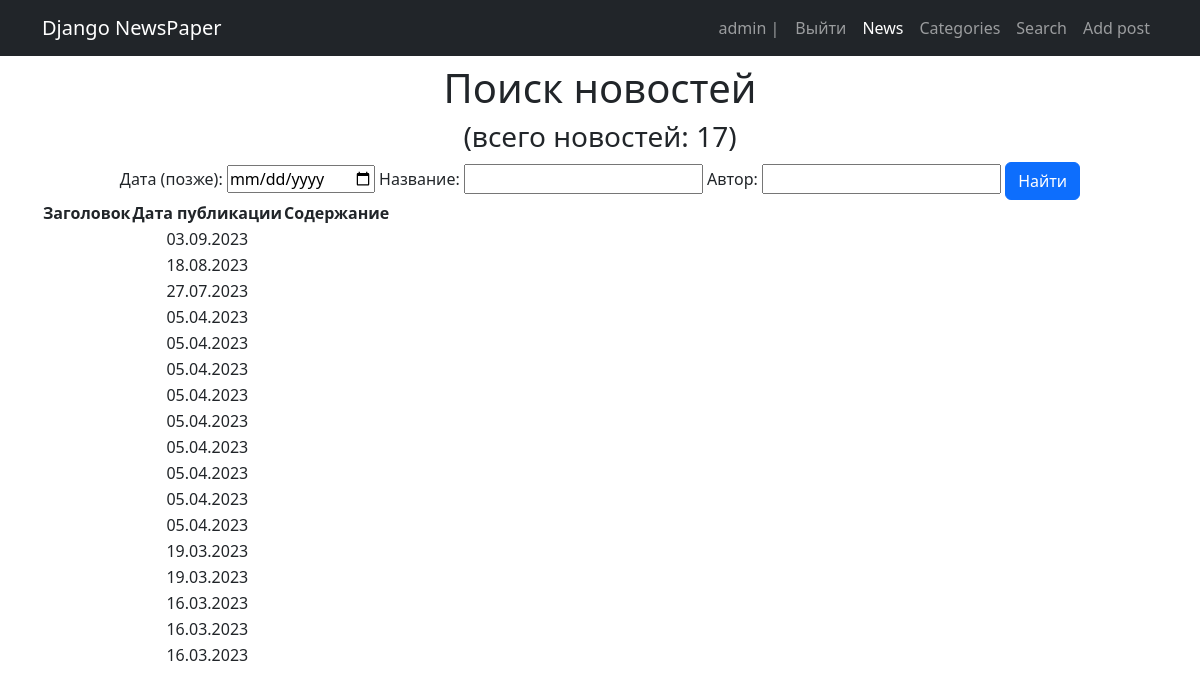
Screenshot of /news/search/ (signed in) with the database file from the repository.
### news/models.py (models this page shows, shortened)
class Post(models.Model):
    ARTICLE = 'AR'
    NEWS = 'NW'
    POST_TYPE = [
        (ARTICLE, 'Статья'),
        (NEWS, 'Новость')
        ]
    author = models.ForeignKey(Author, on_delete=models.CASCADE, verbose_name='Автор')
    categoryType = models.CharField(max_length=2, choices=POST_TYPE, default=ARTICLE, verbose_name='Тип')
    dateCreation = models.DateTimeField(auto_now_add=True, verbose_name='Дата создания')
    postCategory = models.ManyToManyField(Category, through='PostCategory', verbose_name='Категория')
    title = models.CharField(max_length=128, verbose_name='Заголовок')
    text = models.TextField(verbose_name='Текст')
    rating = models.SmallIntegerField(default=0, verbose_name='Рейтинг')
    def get_absolute_url(self):
        return reverse('post_detail', kwargs={'pk' : self.pk})

### news/views.py (the view)
# urls.py: path('search/', PostSearch.as_view(), name='search'),
class PostSearch(ListView):
    model = Post
    template_name = 'post_search.html'
    context_object_name = 'posts'
    ordering = ['-dateCreation']
    def get_context_data(self, **kwargs):
        context = super().get_context_data(**kwargs)
        context['filter'] = PostFilter(self.request.GET, queryset=self.get_queryset())
        return context

### news/templatetags/custom_filters.py (called while the page is built)
@register.filter(name='censor')
def censor(value):
    censored = profanity.censor(value, '$')
    return censored

### templates/post_search.html (shortened to what this page needs)
{% extends 'default.html' %}
{% load custom_filters %}
{% block content %}
<h1>Поиск новостей</h1>
<h3>(всего новостей: {{ posts|length }})</h3>
<form method='GET'>
    {{ filter.form }}
    <input class="btn btn-primary" type='submit' value='Найти'>
</form>
<table>
    <thead>
        <th>
            Заголовок
        </th>
        <th>
            Дата публикации
        </th>
        <th>
            Содержание
        </th>
    </thead>
    {% for post in filter.qs %}
        <tr>
            <td>
            </td>
            <td>
                {{ post.dateCreation|date:'d.m.Y' }}
            </td>
            <td>
            </td>
        </tr>
    {% endfor %}
{% endblock content %}

### templates/default.html (shortened to what this page needs)
{% load static %}
<!DOCTYPE html>
<html lang="en">
<head>
    <link href="https://cdn.jsdelivr.net/npm/bootstrap@5.3.0-alpha1/dist/css/bootstrap.min.css" rel="stylesheet"
>
</head>
<body>
    <nav class="navbar navbar-expand-lg navbar-dark bg-dark">
        <div class="container">
            <a class="navbar-brand" href="{% url 'news' %}">Django NewsPaper</a>
            <div class="collapse navbar-collapse" id="navbarSupportedContent">
                <ul class="navbar-nav ms-auto mb-2 mb-lg-0">
                    {% if request.user.is_authenticated %}
                    <li class="nav-item"><a class="nav-link" href="{% url 'index' %}">{{user.username}} |</a></li>
                    <li class="nav-item"><a class="nav-link" href="{% url 'account_logout' %}">Выйти</a></li>
                    {% else %}
                    <li class="nav-item"><a class="nav-link" href="{% url 'account_signup' %}">Sign Up</a> | </li>
                    <li class="nav-item"></li><a class="nav-link" href="{% url 'account_login' %}">Sign In</a></li>
                    {% endif %}
                    <li class="nav-item"><a class="nav-link active" aria-current="page" href="{% url 'news' %}">News</a></li>
                    <li class="nav-item"><a class="nav-link" href="{% url 'categories' %}">Categories</a></li>
                    <li class="nav-item"><a class="nav-link" href="{% url 'search' %}">Search</a></li>
                    <li class="nav-item"><a class="nav-link" href="{% url 'post_create' %}">Add post</a></li>
                </ul>
            </div>
        </div>
    </nav>
    <div class="container">
        <div class="text-center mt-2">
            {% block content %}{% endblock content %}
        </div>
    </div>
</body>
</html>

### rows the page displays
Post: dateCreation "03.09.2023"
Post: dateCreation "18.08.2023"
Post: dateCreation "27.07.2023"
Post: dateCreation "05.04.2023"
Post: dateCreation "05.04.2023"
Post: dateCreation "05.04.2023"
Post: dateCreation "05.04.2023"
Post: dateCreation "05.04.2023"
Post: dateCreation "05.04.2023"
Post: dateCreation "05.04.2023"
Post: dateCreation "05.04.2023"
Post: dateCreation "05.04.2023"
Post: dateCreation "19.03.2023"
Post: dateCreation "19.03.2023"
Post: dateCreation "16.03.2023"
Post: dateCreation "16.03.2023"
Post: dateCreation "16.03.2023"

### other values shown
{{ user.username }} "admin"
{{ posts|length }} "17"
